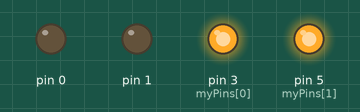
Simulated run of this sketch. Board: Arduino Uno, built with avr-gcc and run on an emulated ATmega328P. Shown: output pins drawn as LEDs (lit = HIGH). Random numbers use the default seed unless the sketch sets one.

Above: at 5.21 s.
At 6.88 s:
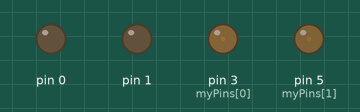
At 22.32 s:
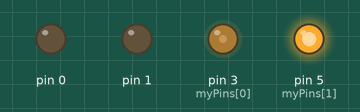
At 38.91 s:
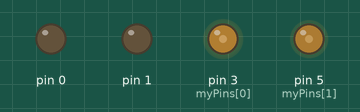
Timing chart, 0 to 40.0 s (numbered marks = the images above):
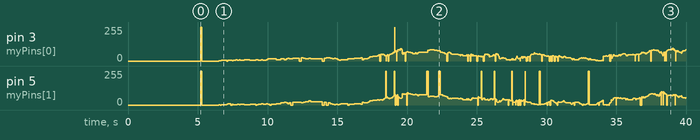

Measured:
- by itself, pin 5 (myPins[1]): 255/255 → 0/255 at 5.3 s, → 1/255 1.2 s later, → 0/255 0.10 s later, → 1/255 0.09 s later, … (383 changes in this stretch)

The sketch:

XmasLightsArray.ino
```cpp
////////////////////////////////////////////////////////////////////////////////////////////////////////
// https://github.com/Wisnaeme/Arduino_Xmas_Lights
// Christmas tree light flasher project.
//
// Drive Arduino Analog outputs with PWM to create
// pulsing, flickering and dimming. No patterns as they
// get repetitive (!) and boring.
//
// All channels are Pseudo-Random and never repeating
// "patterns" which look and feel much better than fixed
// pattern(repeating) types found elsewhere.
// 17th December 2015.
// Code as supplied by Robert who hides near http://robertv.co.uk
// Code was written and verified by Arduino PC editor version 1.6.5
////////////////////////////////////////////////////////////////////////////////////////////////////////
int ver = 1; //Just used for flashes at power on. Useful for revisioning.
int change = 5;     // How much the brightness will change per cycle.
int maxbright = 100; //The Maximum PWM in normal feed. Override can take to 255 for a few mS randomly.
int minbright = 1; //The Maximum PWM in normal feed. Override can take to 255 for a few mS randomly.
int on = 100;       //ON is used as a value to determine the delay between steps in mS.
int override = false; //User to determine if an Override value is present on the outputs.
////////////////////////////////////////////////////////////////////////////////////////////////////////
// Adjusting the next three values will GREATLY change the output patterns.
// For Mostly off with infrequent intense flashes, set 90,2,2.
// For always on as soft fade with infrequent intense flashes, set 0,2,5.
// For basic fade with very infrequent soft flashes override set 0,1,0.
int ChanceOfBlank = 5; //A percentage chance of a cycle being forced to brightness 0
int ChanceOfHalf = 0; //A percentage chance of a cycle being forced to brightness 128
int ChanceOfFull = 1; //A percentage chance of a cycle being forced to brightness 255
////////////////////////////////////////////////////////////////////////////////////////////////////////
int StepDown = 1; //A percentage chance of a cycle being forced to step all channels to the one below.
int Slowest = 200; //mS as a maximum delay between steps. Try to stay below 500mS or it feels very slow.
int Fastest = 2; //mS as a minimum delay between steps.
////////////////////////////////////////////////////////////////////////////////////////////////////////
// Use these values to set the Analog Output pins we're using.
// Repeatin as say {3,5,3,5,6,7} will cause pins 3 and 5 to have two values per sequence.
// This will cause micro-flicker between the two values in the myBright array. Interesting effect!
int  myPins[] = {3, 5}; //Up to 9 pin allocations!
// Get an INT with the amount of channels in the myPins array.
// Ensure the pinCount can't go above 10.
int pinCount = sizeof(myPins) / sizeof(int);
int myBright[10]; //The brightness of each channel will be stored here.
////////////////////////////////////////////////////////////////////////////////////////////////////////
void setup() {
  delay(1000); //Pause at power on.
  // Setup the PINMODE for all pins in use. Sets each PWM pin selected above to Output.
  for (int pin = 0; pin < pinCount; pin++)
  {
    pinMode(pin, OUTPUT);
  }
  ////////////////////////////////////////////////////////////////////////////////////////////////////////
  //Send Version number. Flashes version number "times" at power on.
  SendVersion();
  ////////////////////////////////////////////////////////////////////////////////////////////////////////
  //Set the Brightness values to 0
  for (int pin = 0; pin < pinCount; pin++)
  {
    myBright[pin] = 0;
  }
}
////////////////////////////////////////////////////////////////////////////////////////////////////////
void loop() {
  //Adjust the ON time randomly by up to 10 points. This is the delay and time to show that brightness.
  on = on + (random(-10, 11));
  //Sanitise the ON value to hard limits. Preferring a middle value.
  //Stops the time become too slow and bang it back to mid-speed.
  if (on > Slowest) on = Slowest - ((Slowest - Fastest) / 2);
  if (on < Fastest) on = Fastest;
  ////////////////////////////////////////////////////////////////////////////////////////////////////////
  //Sequence step the channels randomly to add channel stepping
  if (random(0, 100) <= StepDown) //Swap the channels.
  {
    Serial.println("Stepping left...");
    int temp = myBright[0]; //Store the lowest PIN's value.
    for (int pin = 0; pin < pinCount; pin++)
    {
      myBright[pin] = myBright[pin + 1]; //Slip the PIN designation one to the lower.
    }
    myBright[pinCount - 1] = temp; //Set the Highest PIN to the stored value that was the lowest PINS value.
  }
  ////////////////////////////////////////////////////////////////////////////////////////////////////////
  // Randomly change the brightness of the PINS. Change every cycle. Never static.
  if (random(1, 3) == 1)
  {
    for (int pin = 0; pin < pinCount; pin++)
    {
      if (random(1, 3) == 1) {
        myBright[pin] = myBright[pin] + change;
      } else {
        myBright[pin] = myBright[pin] - change;
      }
    }
  }
  ////////////////////////////////////////////////////////////////////////////////////////////////////////
  // Send the output to the PINS
  override = false; //Reset the override value.
  for (int pin = 0; pin < pinCount; pin++)
  {
    ////////////////////////////////////////////////////////////////////////////////////////////////////////
    //Sanitise brightness values to fix hard end stops.
    if (myBright[pin] > maxbright) myBright[pin] = maxbright;
    if (myBright[pin] < minbright) myBright[pin] = minbright;
    analogWrite(myPins[pin], myBright[pin]);
    ////////////////////////////////////////////////////////////////////////////////////////////////////////
    // Allow some hard coded random override to this cycle, but do not change the value
    // Twinkle setting. Lower value in random to twinkle more!
    if (random(1, 101) <= ChanceOfBlank) {
      Serial.print("BLANK: "); Serial.println(myPins[pin]);
      analogWrite(myPins[pin], 0);   //BLANK the channel randomly.
      delay(2);
      override = true;
      continue;
    }
    if (random(1, 101) <= ChanceOfFull) {
      Serial.print("FULL: "); Serial.println(myPins[pin]);
      analogWrite(myPins[pin], 255);  //FULL POWER the channel randomly.
      delay(2);
      override = true;
      continue;
    }
    if (random(1, 101) <= ChanceOfHalf) {
      Serial.print("HALF: "); Serial.println(myPins[pin]);
      analogWrite(myPins[pin], 128);  //HALF POWER the channel randomly.
      delay(2);
      override = true;
      continue;
    }
    ////////////////////////////////////////////////////////////////////////////////////////////////////////
    // This delay is a micro-delay to help show micro-flicker when a pin is
    // allocated more than one channel in the code.
    delay(1);
  }
  ////////////////////////////////////////////////////////////////////////////////////////////////////////
  // Delay to the next cycle but... Skip delay if override is true....
  delay(on);
  // Send some diagnostics through the serial
  SerSend();
}
////////////////////////////////////////////////////////////////////////////////////////////////////////
void SerSend()
{
  Serial.print("\t\t\t");
  for (int pin = 0; pin < pinCount; pin++)
  {
    //Send the pin Brightness to the serial.
    // Does not show Override reading!
    Serial.print(pin);
    Serial.print(":");
    Serial.print(myPins[pin]);
    Serial.print(":");
    Serial.print(myBright[pin]);
    Serial.print("\t");
  }
  //Send the ON value
  Serial.print(on);
  Serial.print("\t");
  Serial.println(override);
}
////////////////////////////////////////////////////////////////////////////////////////////////////////
void SendVersion()
{
  // Send rapid "power on" flicker to all channels for a second or so.
  for (int temp = 1; temp <= 30; temp++)
  {
    for (int pin = 0; pin < pinCount; pin++)
    {
      analogWrite(myPins[pin], 64);
    }
    delay(5);
    for (int pin = 0; pin < pinCount; pin++)
    {
      analogWrite(myPins[pin], 0);
    }
    delay(35);
  }
  delay(1000);
  ////////////////////////////////////////////////////////////////////////////////////////////////////////
  // Send the Setup Details through serial:
  Serial.print("Xmas Lights V");
  Serial.println(ver);
  Serial.print("Channels in use: ");
  Serial.println(pinCount);
  delay(2000); //A dark delay before we get the show running...
  // Count out the version number on all channels.
  for (int temp = 1; temp <= ver; temp++)
  {
    for (int pin = 0; pin < pinCount; pin++)
    {
      analogWrite(myPins[pin], 255);
    }
    delay(100);
    for (int pin = 0; pin < pinCount; pin++)
    {
      analogWrite(myPins[pin], 0);
    }
    delay(200);
  }
  delay(1000);
}
```
